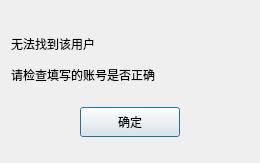
<?xml version="1.0" encoding="UTF-8"?>
<ui version="4.0">
 <class>FindFailDialog</class>
 <widget class="QDialog" name="FindFailDialog">
  <property name="geometry">
   <rect>
    <x>0</x>
    <y>0</y>
    <width>260</width>
    <height>163</height>
   </rect>
  </property>
  <property name="windowTitle">
   <string>FindFailDialog</string>
  </property>
  <layout class="QVBoxLayout" name="verticalLayout">
   <item>
    <spacer name="verticalSpacer">
     <property name="orientation">
      <enum>Qt::Vertical</enum>
     </property>
     <property name="sizeType">
      <enum>QSizePolicy::Fixed</enum>
     </property>
     <property name="sizeHint" stdset="0">
      <size>
       <width>20</width>
       <height>20</height>
      </size>
     </property>
    </spacer>
   </item>
   <item>
    <widget class="QLabel" name="fail_tip">
     <property name="minimumSize">
      <size>
       <width>0</width>
       <height>0</height>
      </size>
     </property>
     <property name="maximumSize">
      <size>
       <width>16777215</width>
       <height>25</height>
      </size>
     </property>
     <property name="text">
      <string>无法找到该用户</string>
     </property>
    </widget>
   </item>
   <item>
    <widget class="QLabel" name="fail_tip2">
     <property name="maximumSize">
      <size>
       <width>16777215</width>
       <height>25</height>
      </size>
     </property>
     <property name="text">
      <string>请检查填写的账号是否正确</string>
     </property>
    </widget>
   </item>
   <item>
    <widget class="QWidget" name="widget" native="true">
     <layout class="QHBoxLayout" name="horizontalLayout">
      <item>
       <widget class="ClickedBtn" name="fail_sure_btn">
        <property name="minimumSize">
         <size>
          <width>100</width>
          <height>30</height>
         </size>
        </property>
        <property name="maximumSize">
         <size>
          <width>100</width>
          <height>30</height>
         </size>
        </property>
        <property name="text">
         <string>确定</string>
        </property>
       </widget>
      </item>
     </layout>
    </widget>
   </item>
  </layout>
 </widget>
 <customwidgets>
  <customwidget>
   <class>ClickedBtn</class>
   <extends>QPushButton</extends>
   <header location="global">ClickedBtn.h</header>
  </customwidget>
 </customwidgets>
 <resources/>
 <connections/>
</ui>
